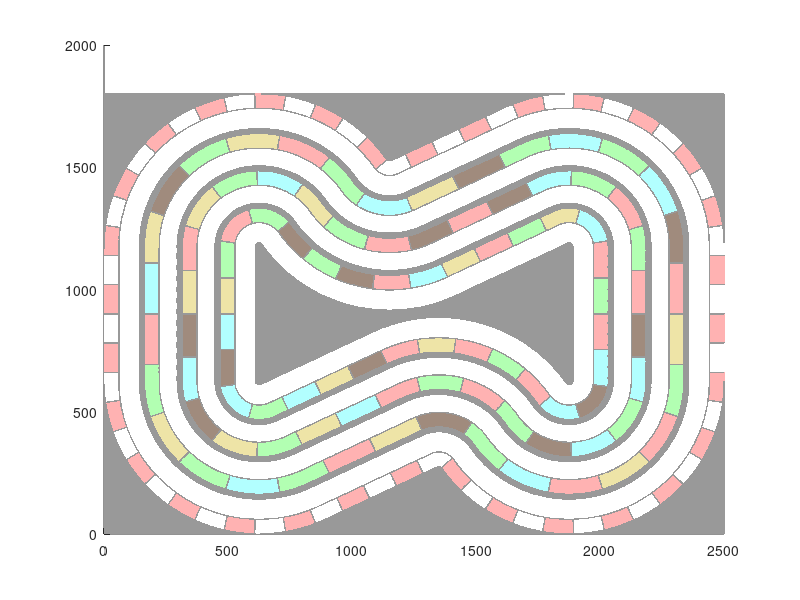

The MATLAB source for this figure:
clear all;
close all;

load('PolygonColorData');

% PolygonMapColors = im_new;
% BarvnaLestvicaRGB = colorMap_new;
% BarvnaLestvicaHSV = rgb2hsv(BarvnaLestvicaRGB);


% BarvnaLestvicaHSV_pastel = 

% fig = figure;
% set(fig, 'Position', [1600 -150 25*60 18*60]); %% matej
% hold on
% for i = length(BarvnaLestvicaRGB):-1:1
%     bool = (im_new == i);
%     xDraw = xGrid(bool);
%     yDraw = yGrid(bool);
%     plot(xDraw, yDraw, 'Color', BarvnaLestvicaRGB(i,:), 'Marker', '.', 'LineStyle', 'none', 'MarkerSize', 1);  
% end

%%
black  = [hex2dec('00') hex2dec('00') hex2dec('00')];
white  = [hex2dec('FF') hex2dec('FF') hex2dec('FF')];
red    = [hex2dec('FF') hex2dec('00') hex2dec('00')];
yellow = [hex2dec('EE') hex2dec('CC') hex2dec('00')];
green  = [hex2dec('00') hex2dec('FF') hex2dec('00')];
blue   = [hex2dec('00') hex2dec('FF') hex2dec('FF')];
brown  = [hex2dec('A0') hex2dec('5A') hex2dec('2C')];

BarvnaLestvicaRGB = [black; white; red; yellow; green; blue; brown] / 255;
BarvnaLestvicaHSV = rgb2hsv(BarvnaLestvicaRGB);

BarvnaLestvicaHSV_pastel = BarvnaLestvicaHSV;
BarvnaLestvicaHSV_pastel(:,2) = BarvnaLestvicaHSV_pastel(:,2) .* 0.3; %BarvnaLestvicaHSV_pastel(:,2)
BarvnaLestvicaRGB_pastel = hsv2rgb(BarvnaLestvicaHSV_pastel);
BarvnaLestvicaRGB_pastel(1,:) = [0 0 0] + 0.6;

fig = figure;
set(fig, 'Position', [1600 -150 25*60 18*60]); %% matej
hold on
for i = length(BarvnaLestvicaRGB_pastel):-1:1
    bool = (PolygonMapColors == i);
    xDraw = xGrid(bool);
    yDraw = yGrid(bool);
    plot(xDraw, yDraw, 'Color', BarvnaLestvicaRGB_pastel(i,:), 'Marker', '.', 'LineStyle', 'none', 'MarkerSize', 1);  
end

BarvnaLestvicaRGB = [black; white; red; yellow; green; blue; brown];

%%

save('PolygonColorData','BarvnaLestvicaRGB',...
     'BarvnaLestvicaHSV','xGrid','yGrid',...
     'BarvnaLestvicaRGB_pastel', 'PolygonMapColors');
 
 clear all;
 load('PolygonColorData');
 
 